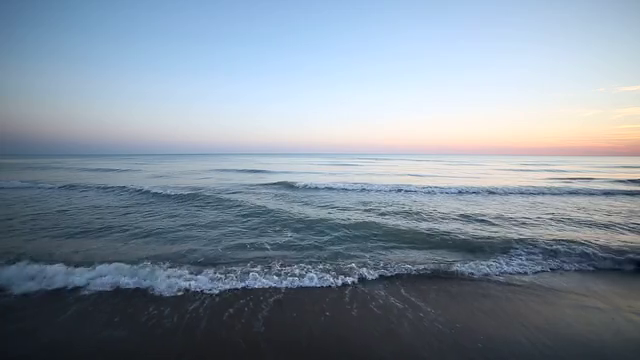
#> input picture frame 94 of movie/waves_-_22183 (360p).mp4, 640 x 360 px
$ jupyter execute exec3.ipynb
#> lines starting #> are read from the running program, lines starting #| are printed output that depends on the picture; after the words box and inside, x2 and y2 are one past the last pixel; in counts of white or black regions, pixels touching at a corner belong together
[cell 1]
import cv2
import numpy as np

# 動画ファイルを開く
cap = cv2.VideoCapture('movie/waves_-_22183 (360p).mp4')

while(cap.isOpened()):
    # フレームを取得
    ret, frame = cap.read()
#> frame is the input picture: shape (360, 640, 3); mean B, G, R 157.5, 143.5, 130.1

    if ret:
        # グレースケールに変換
        gray = cv2.cvtColor(frame, cv2.COLOR_BGR2GRAY)
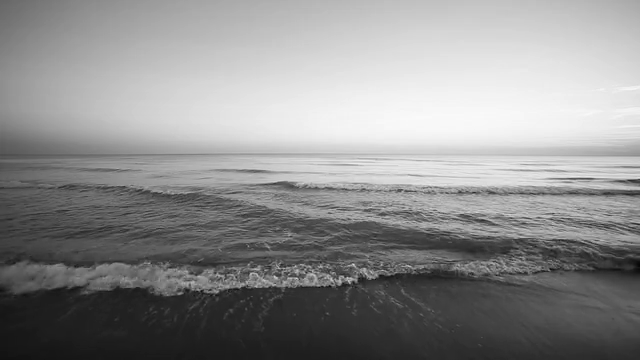
#> gray: shape (360, 640); min 6, max 250, mean 141

        # エッジ検出
        edges = cv2.Canny(gray,50,150,apertureSize = 3)
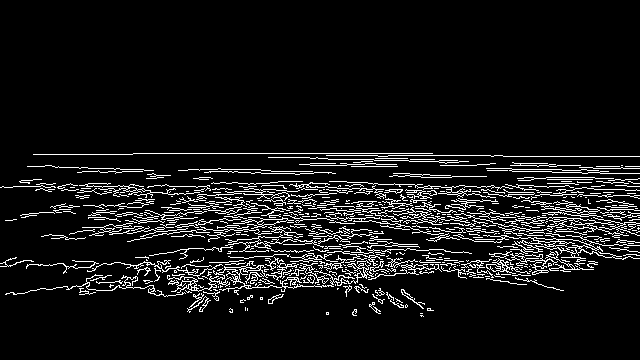
#> edges: shape (360, 640); 8.2% white in thin lines or dots, all inside (x1, y1, x2, y2) = (0, 153, 640, 317)

        # エッジの密度が高い領域を見つける
        kernel = np.ones((15,15),np.uint8)
        dense_edges = cv2.dilate(edges, kernel, iterations = 1)
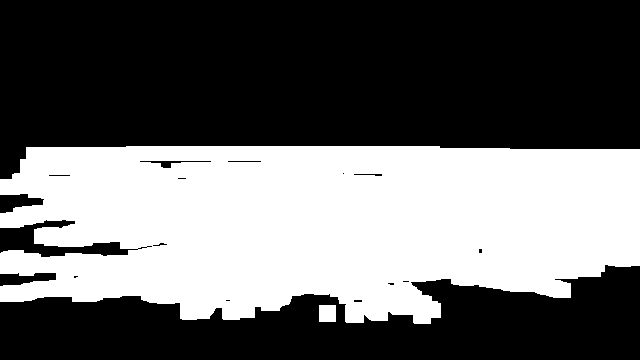
#> dense_edges: shape (360, 640); 40.8% white; 2 white regions, box (x1, y1, x2, y2) and area: (0, 146, 640, 324) 93645, (319, 305, 336, 322) 289

        # 閾値を設定してエッジ密度が低い領域を無視
        _, thresholded = cv2.threshold(dense_edges, 127, 255, cv2.THRESH_BINARY)

        # 結果を表示
        # cv2.imshow('edges',edges)
        # cv2.imshow('dense_edges',dense_edges)
        cv2.imshow('thresholded',thresholded)

        # 'q'キーが押されたら終了
        if cv2.waitKey(1) & 0xFF == ord('q'):
#> (key q is pressed here)
            break
    else:
        break

# 動画ファイルを閉じる
cap.release()
cv2.destroyAllWindows()

[cell 2]
import numpy as np
import cv2

cap = cv2.VideoCapture('movie/waves_-_22183 (360p).mp4')
# 前フレームを保存する変数
last_frame = None

while True:
    ret, frame = cap.read()

    if ret:
        # グレースケールに変換
        gray = cv2.cvtColor(frame, cv2.COLOR_BGR2GRAY)

        # 画像の下半分を黒で塗りつぶす
        gray[gray.shape[0]//2:, :] = 0
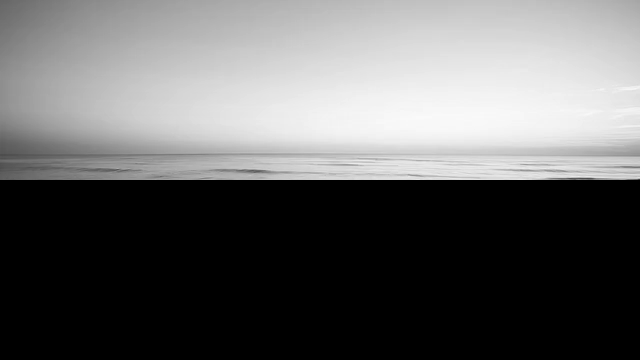
#> gray: shape (360, 640); min 0, max 250, mean 99.4

        # 前フレームとの差分を計算
        if last_frame is not None:
            frame_delta = cv2.absdiff(last_frame, gray)

            # 差分画像に対してエッジ検出
            edges = cv2.Canny(frame_delta, 50, 150, apertureSize=3)

            # エッジの密度が高い領域を見つける
            kernel = np.ones((10,10),np.uint8)
            dense_edges = cv2.dilate(edges, kernel, iterations=1)

            # 閾値を設定してエッジ密度が低い領域を無視
            _, thresholded = cv2.threshold(dense_edges, 127/5, 255, cv2.THRESH_BINARY)

            # 結果を表示
            cv2.imshow('dense_edges',dense_edges)

        # 現フレームを保存
        last_frame = gray

        # 'q'キーが押されたら終了
        if cv2.waitKey(1) & 0xFF == ord('q'):
#> (key q is pressed here)
            break
    else:
        break

$ run again, starting later in the video
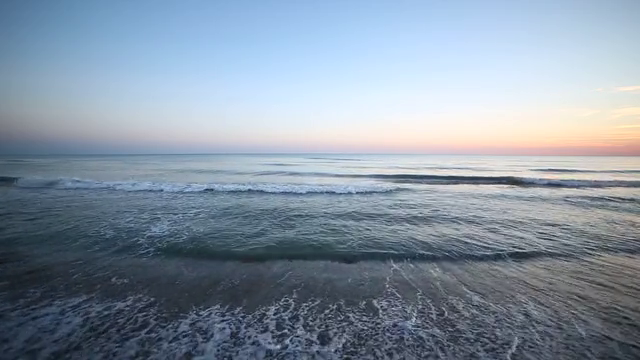
#> input picture frame 424 of movie/waves_-_22183 (360p).mp4, 640 x 360 px
#> frame is the input picture: shape (360, 640, 3); mean B, G, R 162.6, 147.6, 133.6
#> `edges = cv2.Canny(gray,50,150,apertureSize = 3)`:
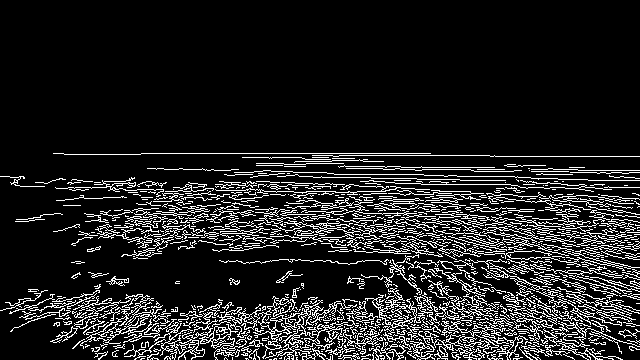
#> edges: shape (360, 640); 13% white in thin lines or dots, all inside (x1, y1, x2, y2) = (0, 153, 640, 360)
#> dense_edges: shape (360, 640); 53.7% white; 18 black regions (8 under 20 px), largest, box (x1, y1, x2, y2) and area: (0, 0, 640, 175) 96138, (0, 184, 80, 295) 4552, (92, 246, 236, 300) 2949
#> `gray[gray.shape[0]//2:, :] = 0`:
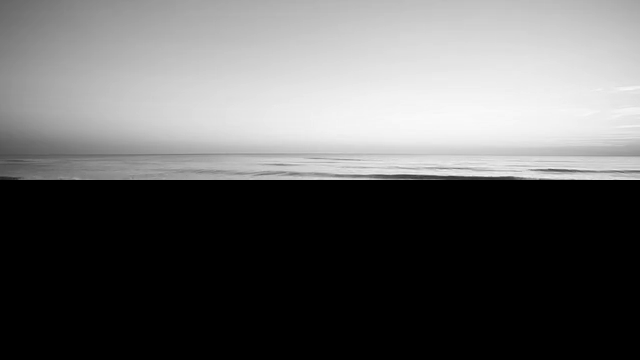
#> gray: shape (360, 640); min 0, max 249, mean 98.4

$ run again, starting later in the video
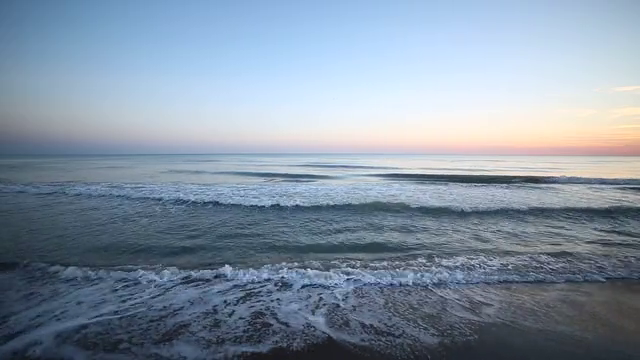
#> input picture frame 754 of movie/waves_-_22183 (360p).mp4, 640 x 360 px
#> frame is the input picture: shape (360, 640, 3); mean B, G, R 163.3, 146.5, 131.1
#> `edges = cv2.Canny(gray,50,150,apertureSize = 3)`:
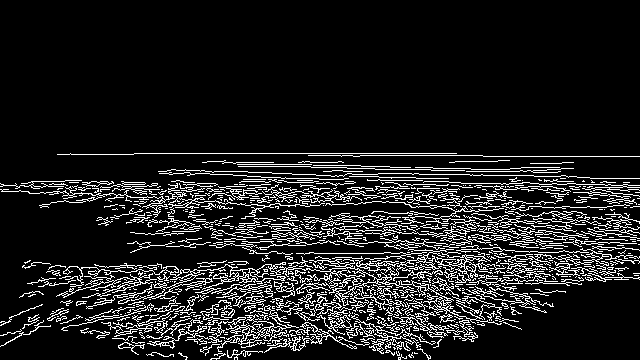
#> edges: shape (360, 640); 12% white in thin lines or dots, all inside (x1, y1, x2, y2) = (0, 153, 640, 360)
#> dense_edges: shape (360, 640); 50.5% white; 10 black regions (3 under 20 px), largest, box (x1, y1, x2, y2) and area: (0, 0, 640, 176) 96728, (438, 287, 640, 360) 8456, (0, 199, 123, 314) 5957
#> `gray[gray.shape[0]//2:, :] = 0`:
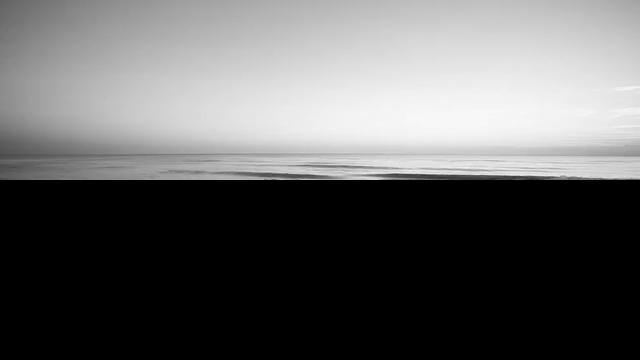
#> gray: shape (360, 640); min 0, max 248, mean 97.5
